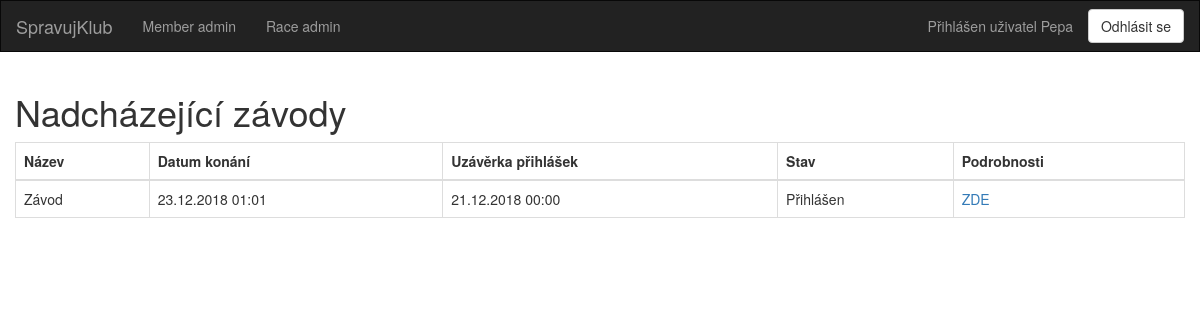
The page / (signed in) on the database as committed earlier.
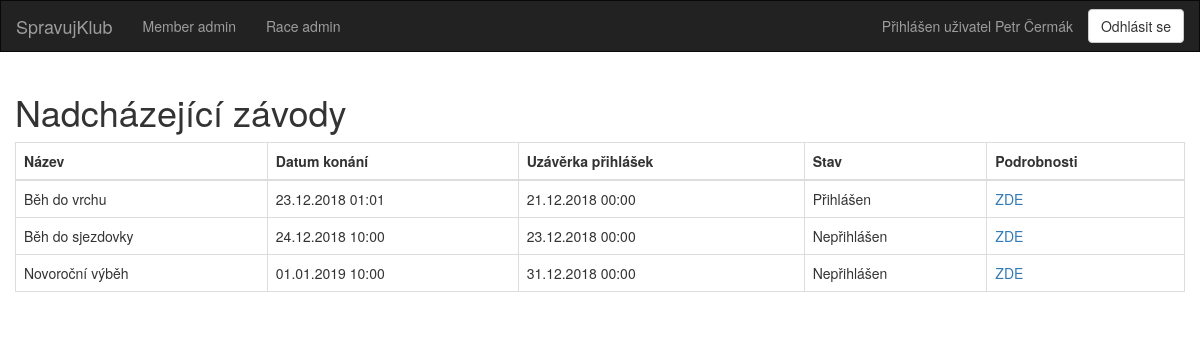
The same page on the database as committed later.
### dl/models/Member.py (models this page shows, shortened)
class Member(db.Model, IMember):
    __tablename__ = "members"
    id = db.Column(db.Integer, primary_key=True, autoincrement=True)
    name = db.Column(db.String(50))
    email = db.Column(db.String(50), unique=True)
    password = db.Column(db.String(50))
    salt = db.Column(db.String(16))
    races = db.relationship('Race', secondary='ucast_na_zavode')
    created_races = db.relationship('Race', backref='created_by', lazy=True)

### dl/models/Race.py (models this page shows, shortened)
class Race(db.Model, IRace):
    __tablename__ = "races"
    id = db.Column(db.Integer, primary_key=True, autoincrement=True)
    name = db.Column(db.String(100), nullable=False)
    date = db.Column(db.DateTime, nullable=False)
    deadline = db.Column(db.DateTime, nullable=False)
    info = db.Column(db.Text)
    created_by_user_id = db.Column(db.Integer, db.ForeignKey('members.id'))
    members = db.relationship('Member', secondary='ucast_na_zavode')

### views.py (the view)
@app.route('/', methods=['GET'])
@login_required
def index():
    races_from_db = Race.query.all()
    return render_template("races.html", races=races_from_db, title="Nadcházející závody")

### main.py (called while the page is built)
@login_manager.user_loader
def load_user(user_id):
    from dl.models.Member import Member
    return Member.query.get(user_id)

### templates/races.html
{% extends "base.html" %}
{% block content %}
    <div class="container tab-content">
        <div class="row">
            <h1>Nadcházející závody</h1>
            <div class="table-responsive">
                <table class="table table-bordered" id="mainTable">
                    <thead>
                    <tr>
                        <th>Název</th>
                        <th>Datum konání</th>
                        <th>Uzávěrka přihlášek</th>
                        <th>Stav</th>
                        <th>Podrobnosti</th>
                    </tr>
                    </thead>
                    <tbody id="displayArea">
                    {% for race in races %}
                        <tr>
                            <td>{{ race.name }}</td>
                            <td>{{ race.date.strftime("%d.%m.%Y %H:%M") }}</td>
                            <td>{{ race.deadline.strftime("%d.%m.%Y %H:%M") }}</td>
                            <td>
								{% if current_user in race.members %}
									Přihlášen
                                {% else %}
									Nepřihlášen
                                {% endif %}
                            </td>
                            <td><a href="/race_detail/{{ race.id }}">ZDE</a></td>
                        </tr>
                    {% endfor %}
                    </tbody>
                </table>
            </div>
        </div>
    </div>
{% endblock %}

### templates/base.html (shortened to what this page needs)
{% extends "bootstrap/base.html" %}
	{% block header %}
		{% block navbar %}
			<nav class="navbar navbar-inverse" style="border-radius: 0 !important;">
				<div class="container-fluid">
					<div class="navbar-header">
						<a class="navbar-brand" href="{{ url_for('index') }}">SpravujKlub</a>
					</div>
					<div class="collapse navbar-collapse" id="bs-example-navbar-collapse-1">
						<ul class="nav navbar-nav">
							<li><a href="{{ url_for('admin_member') }}">Member admin</a></li>
							<li><a href="{{ url_for('admin_race') }}">Race admin</a></li>
						</ul>
						<ul class="nav navbar-nav navbar-right">
							{% if current_user.is_authenticated %}
								<li>
									<a href="{{ url_for('profile', user_id=current_user.id ) }}">Přihlášen
										uživatel {{ current_user.name }}</a>
								</li>
								<li>
									<button type="button" onclick="location.href='/logout'"
											class="btn btn-default navbar-btn" id="signIn_button">Odhlásit se
									</button>
								</li>
							{% else %}
								<li>
									<a>Uživatel nepřihlášen</a>
								</li>
							{% endif %}
						</ul>
					</div>
				</div>
			</nav>
		{% endblock %}
	{% endblock %}

Rows that differ between the two databases and show on the page:
changed Member: name "Pepa" → "Petr Čermák"
changed Race: name "Závod" → "Běh do vrchu"
added Race: name "Běh do sjezdovky", date "24.12.2018 10:00", deadline "23.12.2018 00:00", shows "Nepřihlášen"
added Race: name "Novoroční výběh", date "01.01.2019 10:00", deadline "31.12.2018 00:00", shows "Nepřihlášen"
